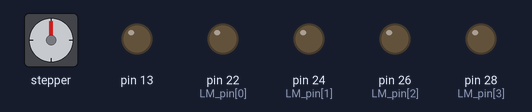
A sketch run on a simulated Arduino Mega 2560, built with avr-gcc and run on an emulated ATmega2560. Parts: stepper motor, output pins drawn as LEDs (lit = HIGH). Stepper angles assume 2038 steps per turn. At 7.2 s the program stops and its outputs stay as they are.

Above: at 0.1 s.
At 1.15 s:
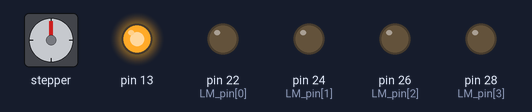
At 4.18 s:
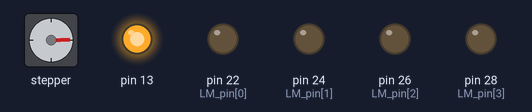
At 7.2 s:
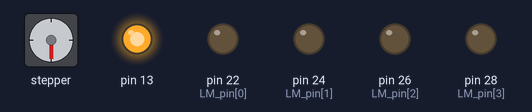
Timing chart, 0 to 8.7 s (numbered marks = the images above):
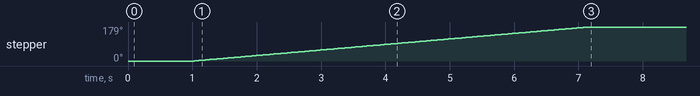

The sketch:

PlaneMirror_Test.ino
```cpp
#include <Stepper.h>

#define STEPS 2038
#define k 5.66
#define SPEED 5   // recommendation between 1 and 15 [min, max]
Stepper stepper(STEPS, 36, 34, 30, 32);

const int LM_pin[8] = {22,24,26,28,30,32,34,36};      // {Rstp1_dir,Rstp1_step,Pstp2_dir,Pstp2_step,PMstp3_1,PMstp3_2,PMstp3_3,PMspt3_4}

int LM_data[3] = {0,0,180};

/* Number of full steps per revolution: 200*/
unsigned long timer_prev_pm = 0;
unsigned long timer_pm = 0;
unsigned long timer_difference_pm = 0;
int counter_steps_pm = 0;
int desired_steps_pm = 0;
float current_pm_angle = 0;
float desired_pm_angle = 0;

void setup()
{
  Serial.begin(57600);
  for(int i = 0; i < 8; i++)
    pinMode(LM_pin[i], OUTPUT);
  pinMode(13,OUTPUT);

  // set the speed of the motor to SPEED RPMs
  stepper.setSpeed(SPEED); // FOR THE PLANE MIRROR

  delay(1000);
  digitalWrite(13,HIGH);
}

void loop()
{
  if(LM_data[2] > 0)
  {
    stepper.step(1);
    counter_steps_pm++;
    desired_steps_pm = int(LM_data[2]*k);
    if(counter_steps_pm >= desired_steps_pm)
    {
      stepper.step(0);
      while(1){};
    }
  }
  else
  {
    stepper.step(-1);
    counter_steps_pm++;
    desired_steps_pm = abs(int(LM_data[2]*k));
    if(counter_steps_pm >= desired_steps_pm)
    {
      stepper.step(0);
      while(1){};
    }
  }
}
```

Measured:
- by itself, stepper: turns 179° clockwise in 6.1 s
